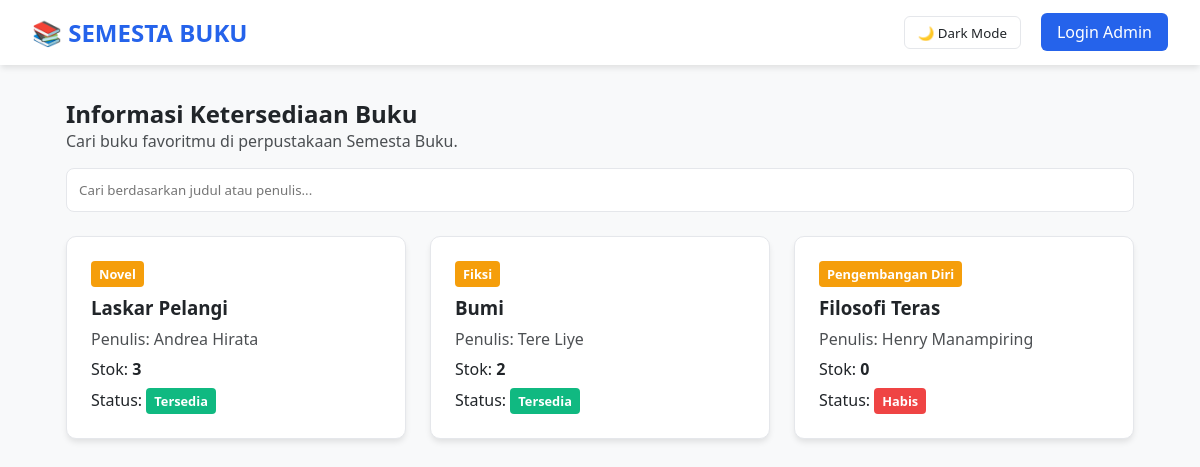
The page / on the database its author committed.
### tables this page shows
CREATE TABLE IF NOT EXISTS books (
    id INT AUTO_INCREMENT PRIMARY KEY,
    isbn VARCHAR(20) DEFAULT '-',
    judul VARCHAR(150) NOT NULL,
    penulis VARCHAR(100) NOT NULL,
    kategori VARCHAR(50) NOT NULL,
    cover VARCHAR(255) DEFAULT 'https://via.placeholder.com/150x200?text=No+Cover',
    stok INT NOT NULL DEFAULT 1,
    created_at TIMESTAMP DEFAULT CURRENT_TIMESTAMP
);

### index.php (the view, shortened to what this page needs)
<?php
require_once 'config/database.php';
$query = "SELECT * FROM books ORDER BY created_at DESC";
$result = mysqli_query($conn, $query);
?>
<!DOCTYPE html>
<html lang="id">
<head>
    <link rel="stylesheet" href="assets/css/style.css">
</head>
<body>
    <header>
        <a href="index.php" class="logo">📚 SEMESTA BUKU</a>
        <nav>
            <button id="theme-toggle" class="theme-toggle">🌙 Dark Mode</button>
            <a href="login.php" class="btn btn-primary">Login Admin</a>
        </nav>
    </header>
    <div class="container">
        <h2>Informasi Ketersediaan Buku</h2>
        <p style="margin-bottom: 1rem; opacity: 0.8;">Cari buku favoritmu di perpustakaan Semesta Buku.</p>
        <div class="search-bar">
            <input type="text" id="search-input" onkeyup="filterBooks()" placeholder="Cari berdasarkan judul atau penulis...">
        </div>
        <div class="grid">
            <?php while($row = mysqli_fetch_assoc($result)) : ?>
                <div class="card book-card">
                    <span class="badge badge-warning"><?= htmlspecialchars($row['kategori']) ?></span>
                    <h3 class="book-title" style="margin: 0.5rem 0;"><?= htmlspecialchars($row['judul']) ?></h3>
                    <p class="book-author" style="margin-bottom: 0.5rem; opacity: 0.8;">Penulis: <?= htmlspecialchars($row['penulis']) ?></p>
                    <p>Stok: <strong><?= $row['stok'] ?></strong></p>
                    <p style="margin-top: 0.5rem;">
                        Status:
                        <?php if($row['stok'] > 0): ?>
                            <span class="badge badge-success">Tersedia</span>
                        <?php else: ?>
                            <span class="badge badge-danger">Habis</span>
                        <?php endif; ?>
                    </p>
                </div>
            <?php endwhile; ?>
        </div>
    </div>
</body>
</html>

### assets/css/style.css (style rules this page uses)
:root { --bg-color: #f8f9fa; --text-color: #212529; --card-bg: #ffffff; --primary-color: #2563eb; --primary-hover: #1d4ed8; --border-color: #e5e7eb; --header-bg: #ffffff; --shadow: 0 4px 6px -1px rgba(0, 0, 0, 0.1); }
* { margin: 0; padding: 0; box-sizing: border-box; font-family: 'Segoe UI', Tahoma, Geneva, Verdana, sans-serif; transition: background-color 0.3s, color 0.3s; }
body { background-color: var(--bg-color); color: var(--text-color); min-height: 100vh; }
header { background-color: var(--header-bg); padding: 1rem 2rem; box-shadow: var(--shadow); display: flex; justify-content: space-between; align-items: center; }
.logo { font-size: 1.5rem; font-weight: bold; color: var(--primary-color); text-decoration: none; }
nav a, .btn { color: var(--text-color); text-decoration: none; margin-left: 1rem; padding: 0.5rem 1rem; border-radius: 6px; font-weight: 5rem; }
.btn-primary { background-color: var(--primary-color); color: #ffffff !important; }
.theme-toggle { background: none; border: 1px solid var(--border-color); color: var(--text-color); padding: 0.4rem 0.8rem; border-radius: 6px; cursor: pointer; }
.container { max-width: 1100px; margin: 2rem auto; padding: 0 1rem; }
.search-bar { margin-bottom: 1.5rem; }
.search-bar input { width: 100%; padding: 0.75rem; border-radius: 8px; border: 1px solid var(--border-color); background-color: var(--card-bg); color: var(--text-color); }
.grid { display: grid; grid-template-columns: repeat(auto-fill, minmax(250px, 1fr)); gap: 1.5rem; }
.card { background-color: var(--card-bg); border: 1px solid var(--border-color); border-radius: 10px; padding: 1.5rem; box-shadow: var(--shadow); }
.badge { display: inline-block; padding: 0.25rem 0.5rem; border-radius: 4px; font-size: 0.8rem; font-weight: bold; }
.badge-success { background: #10b981; color: white; }
.badge-warning { background: #f59e0b; color: white; }
.badge-danger { background: #ef4444; color: white; }

### rows shown on the page
books: kategori "Novel", judul "Laskar Pelangi", penulis "Andrea Hirata", stok "3", shows "Tersedia"
books: kategori "Fiksi", judul "Bumi", penulis "Tere Liye", stok "2", shows "Tersedia"
books: kategori "Pengembangan Diri", judul "Filosofi Teras", penulis "Henry Manampiring", stok "0", shows "Habis"
